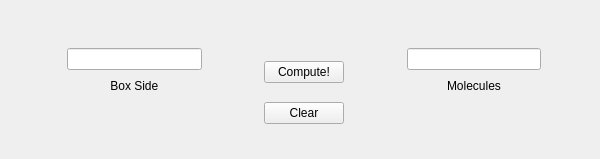
<?xml version="1.0" encoding="UTF-8"?>
<ui version="4.0">
 <class>waterinabox</class>
 <widget class="QWidget" name="waterinabox">
  <property name="geometry">
   <rect>
    <x>0</x>
    <y>0</y>
    <width>600</width>
    <height>159</height>
   </rect>
  </property>
  <property name="minimumSize">
   <size>
    <width>600</width>
    <height>159</height>
   </size>
  </property>
  <property name="maximumSize">
   <size>
    <width>600</width>
    <height>159</height>
   </size>
  </property>
  <property name="windowTitle">
   <string>Water Molecules Box Calculator</string>
  </property>
  <property name="windowIcon">
   <iconset>
    <normaloff>waterIcon.png</normaloff>waterIcon.png</iconset>
  </property>
  <widget class="QWidget" name="gridLayoutWidget">
   <property name="geometry">
    <rect>
     <x>10</x>
     <y>10</y>
     <width>587</width>
     <height>142</height>
    </rect>
   </property>
   <layout class="QGridLayout" name="gridLayout">
    <item row="4" column="0">
     <layout class="QHBoxLayout" name="horizontalLayout_3">
      <item>
       <spacer name="horizontalSpacer_9">
        <property name="orientation">
         <enum>Qt::Horizontal</enum>
        </property>
        <property name="sizeHint" stdset="0">
         <size>
          <width>40</width>
          <height>20</height>
         </size>
        </property>
       </spacer>
      </item>
      <item>
       <layout class="QVBoxLayout" name="verticalLayout_4">
        <item>
         <widget class="QLineEdit" name="line_boxside"/>
        </item>
        <item>
         <layout class="QHBoxLayout" name="horizontalLayout_5">
          <item>
           <spacer name="horizontalSpacer_3">
            <property name="orientation">
             <enum>Qt::Horizontal</enum>
            </property>
            <property name="sizeHint" stdset="0">
             <size>
              <width>40</width>
              <height>20</height>
             </size>
            </property>
           </spacer>
          </item>
          <item>
           <widget class="QLabel" name="label_2">
            <property name="text">
             <string> Box Side </string>
            </property>
           </widget>
          </item>
          <item>
           <spacer name="horizontalSpacer_4">
            <property name="orientation">
             <enum>Qt::Horizontal</enum>
            </property>
            <property name="sizeHint" stdset="0">
             <size>
              <width>40</width>
              <height>20</height>
             </size>
            </property>
           </spacer>
          </item>
         </layout>
        </item>
       </layout>
      </item>
      <item>
       <spacer name="horizontalSpacer_10">
        <property name="orientation">
         <enum>Qt::Horizontal</enum>
        </property>
        <property name="sizeHint" stdset="0">
         <size>
          <width>40</width>
          <height>20</height>
         </size>
        </property>
       </spacer>
      </item>
     </layout>
    </item>
    <item row="1" column="1">
     <spacer name="verticalSpacer_7">
      <property name="orientation">
       <enum>Qt::Vertical</enum>
      </property>
      <property name="sizeHint" stdset="0">
       <size>
        <width>20</width>
        <height>40</height>
       </size>
      </property>
     </spacer>
    </item>
    <item row="8" column="1">
     <spacer name="verticalSpacer_8">
      <property name="orientation">
       <enum>Qt::Vertical</enum>
      </property>
      <property name="sizeType">
       <enum>QSizePolicy::Preferred</enum>
      </property>
      <property name="sizeHint" stdset="0">
       <size>
        <width>20</width>
        <height>5</height>
       </size>
      </property>
     </spacer>
    </item>
    <item row="6" column="1">
     <spacer name="verticalSpacer">
      <property name="orientation">
       <enum>Qt::Vertical</enum>
      </property>
      <property name="sizeType">
       <enum>QSizePolicy::Fixed</enum>
      </property>
      <property name="sizeHint" stdset="0">
       <size>
        <width>20</width>
        <height>5</height>
       </size>
      </property>
     </spacer>
    </item>
    <item row="7" column="0" colspan="3" alignment="Qt::AlignHCenter">
     <widget class="QLabel" name="msg">
      <property name="text">
       <string/>
      </property>
     </widget>
    </item>
    <item row="4" column="1">
     <widget class="QPushButton" name="btn_convert">
      <property name="text">
       <string>Compute!</string>
      </property>
     </widget>
    </item>
    <item row="4" column="2">
     <layout class="QHBoxLayout" name="horizontalLayout_6">
      <item>
       <spacer name="horizontalSpacer_11">
        <property name="orientation">
         <enum>Qt::Horizontal</enum>
        </property>
        <property name="sizeHint" stdset="0">
         <size>
          <width>40</width>
          <height>20</height>
         </size>
        </property>
       </spacer>
      </item>
      <item>
       <layout class="QVBoxLayout" name="verticalLayout_5">
        <item>
         <widget class="QLineEdit" name="line_watermolec"/>
        </item>
        <item>
         <layout class="QHBoxLayout" name="horizontalLayout_7">
          <item>
           <spacer name="horizontalSpacer_12">
            <property name="orientation">
             <enum>Qt::Horizontal</enum>
            </property>
            <property name="sizeHint" stdset="0">
             <size>
              <width>40</width>
              <height>20</height>
             </size>
            </property>
           </spacer>
          </item>
          <item>
           <widget class="QLabel" name="label_4">
            <property name="text">
             <string>Molecules</string>
            </property>
           </widget>
          </item>
          <item>
           <spacer name="horizontalSpacer_13">
            <property name="orientation">
             <enum>Qt::Horizontal</enum>
            </property>
            <property name="sizeHint" stdset="0">
             <size>
              <width>40</width>
              <height>20</height>
             </size>
            </property>
           </spacer>
          </item>
         </layout>
        </item>
       </layout>
      </item>
      <item>
       <spacer name="horizontalSpacer_14">
        <property name="orientation">
         <enum>Qt::Horizontal</enum>
        </property>
        <property name="sizeHint" stdset="0">
         <size>
          <width>40</width>
          <height>20</height>
         </size>
        </property>
       </spacer>
      </item>
     </layout>
    </item>
    <item row="5" column="1">
     <widget class="QPushButton" name="btn_reset">
      <property name="text">
       <string>Clear</string>
      </property>
     </widget>
    </item>
   </layout>
  </widget>
 </widget>
 <tabstops>
  <tabstop>line_boxside</tabstop>
  <tabstop>line_watermolec</tabstop>
  <tabstop>btn_convert</tabstop>
  <tabstop>btn_reset</tabstop>
 </tabstops>
 <resources/>
 <connections>
  <connection>
   <sender>line_boxside</sender>
   <signal>returnPressed()</signal>
   <receiver>btn_convert</receiver>
   <slot>click()</slot>
   <hints>
    <hint type="sourcelabel">
     <x>148</x>
     <y>49</y>
    </hint>
    <hint type="destinationlabel">
     <x>282</x>
     <y>59</y>
    </hint>
   </hints>
  </connection>
  <connection>
   <sender>line_watermolec</sender>
   <signal>returnPressed()</signal>
   <receiver>btn_convert</receiver>
   <slot>click()</slot>
   <hints>
    <hint type="sourcelabel">
     <x>509</x>
     <y>55</y>
    </hint>
    <hint type="destinationlabel">
     <x>331</x>
     <y>61</y>
    </hint>
   </hints>
  </connection>
 </connections>
</ui>
